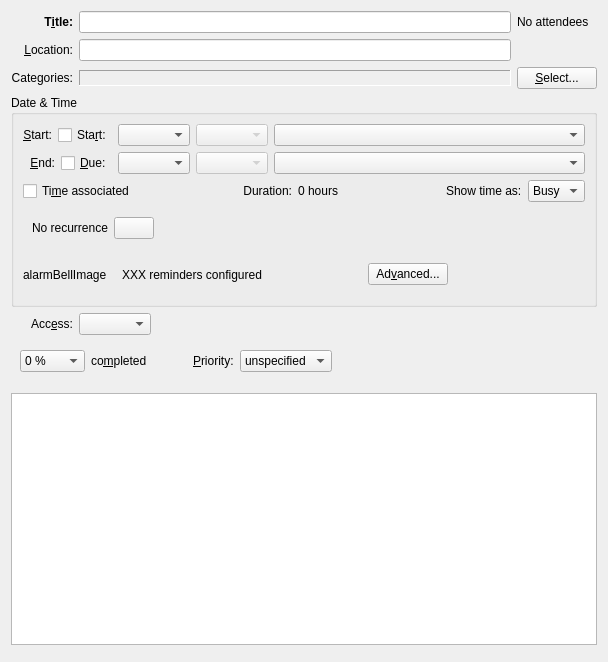
<?xml version="1.0" encoding="UTF-8"?>
<ui version="4.0">
 <class>IncidenceGeneral</class>
 <widget class="QWidget" name="IncidenceGeneral">
  <property name="enabled">
   <bool>true</bool>
  </property>
  <property name="geometry">
   <rect>
    <x>0</x>
    <y>0</y>
    <width>608</width>
    <height>662</height>
   </rect>
  </property>
  <property name="windowTitle">
   <string>Form</string>
  </property>
  <layout class="QGridLayout" name="gridLayout_3">
   <item row="0" column="0">
    <widget class="QLabel" name="label">
     <property name="sizePolicy">
      <sizepolicy hsizetype="Minimum" vsizetype="Preferred">
       <horstretch>0</horstretch>
       <verstretch>0</verstretch>
      </sizepolicy>
     </property>
     <property name="font">
      <font>
       <weight>75</weight>
       <bold>true</bold>
      </font>
     </property>
     <property name="toolTip">
      <string extracomment="@info:tooltip">Set the title</string>
     </property>
     <property name="whatsThis">
      <string extracomment="@info:whatsthis">Sets the Title of this event or to-do.</string>
     </property>
     <property name="text">
      <string extracomment="@label">T&amp;itle:</string>
     </property>
     <property name="alignment">
      <set>Qt::AlignRight|Qt::AlignTrailing|Qt::AlignVCenter</set>
     </property>
     <property name="buddy">
      <cstring>klineedit</cstring>
     </property>
    </widget>
   </item>
   <item row="0" column="1">
    <widget class="KLineEdit" name="klineedit">
     <property name="sizePolicy">
      <sizepolicy hsizetype="MinimumExpanding" vsizetype="Fixed">
       <horstretch>0</horstretch>
       <verstretch>0</verstretch>
      </sizepolicy>
     </property>
     <property name="toolTip">
      <string extracomment="@info:tooltip">Set the title</string>
     </property>
     <property name="whatsThis">
      <string extracomment="@info:whatsthis">Sets the Title of this event or to-do.</string>
     </property>
    </widget>
   </item>
   <item row="0" column="2">
    <widget class="QLabel" name="mAttendeeSummaryLabel">
     <property name="text">
      <string>No attendees</string>
     </property>
    </widget>
   </item>
   <item row="1" column="0">
    <widget class="QLabel" name="label_2">
     <property name="sizePolicy">
      <sizepolicy hsizetype="Minimum" vsizetype="Preferred">
       <horstretch>0</horstretch>
       <verstretch>0</verstretch>
      </sizepolicy>
     </property>
     <property name="text">
      <string extracomment="@label">&amp;Location:</string>
     </property>
     <property name="alignment">
      <set>Qt::AlignRight|Qt::AlignTrailing|Qt::AlignVCenter</set>
     </property>
     <property name="buddy">
      <cstring>mLocationEdit</cstring>
     </property>
    </widget>
   </item>
   <item row="1" column="1">
    <widget class="KLineEdit" name="mLocationEdit">
     <property name="sizePolicy">
      <sizepolicy hsizetype="MinimumExpanding" vsizetype="Fixed">
       <horstretch>0</horstretch>
       <verstretch>0</verstretch>
      </sizepolicy>
     </property>
     <property name="toolTip">
      <string extracomment="@info:tooltip">Set the location</string>
     </property>
     <property name="whatsThis">
      <string extracomment="@info:whatsthis">Sets where the event or to-do will take place.</string>
     </property>
    </widget>
   </item>
   <item row="2" column="0">
    <widget class="QLabel" name="label_5">
     <property name="sizePolicy">
      <sizepolicy hsizetype="Minimum" vsizetype="Preferred">
       <horstretch>0</horstretch>
       <verstretch>0</verstretch>
      </sizepolicy>
     </property>
     <property name="text">
      <string extracomment="@label">Categories:</string>
     </property>
     <property name="alignment">
      <set>Qt::AlignRight|Qt::AlignTrailing|Qt::AlignVCenter</set>
     </property>
     <property name="buddy">
      <cstring>pushButton</cstring>
     </property>
    </widget>
   </item>
   <item row="2" column="1">
    <widget class="KSqueezedTextLabel" name="mCategoriesLabel">
     <property name="sizePolicy">
      <sizepolicy hsizetype="Expanding" vsizetype="Fixed">
       <horstretch>0</horstretch>
       <verstretch>0</verstretch>
      </sizepolicy>
     </property>
     <property name="toolTip">
      <string extracomment="@info:tooltip">Set the categories</string>
     </property>
     <property name="whatsThis">
      <string comment="@info:whatsthis">Allows you to select the categories that this event or to-do belongs to.</string>
     </property>
     <property name="frameShape">
      <enum>QFrame::Panel</enum>
     </property>
     <property name="frameShadow">
      <enum>QFrame::Sunken</enum>
     </property>
     <property name="buddy">
      <cstring>pushButton</cstring>
     </property>
    </widget>
   </item>
   <item row="2" column="2">
    <widget class="QPushButton" name="pushButton">
     <property name="text">
      <string>&amp;Select...</string>
     </property>
    </widget>
   </item>
   <item row="3" column="0" colspan="3">
    <widget class="QGroupBox" name="groupBox">
     <property name="sizePolicy">
      <sizepolicy hsizetype="Preferred" vsizetype="Fixed">
       <horstretch>0</horstretch>
       <verstretch>0</verstretch>
      </sizepolicy>
     </property>
     <property name="toolTip">
      <string extracomment="@info:whatsthis">Sets options related to the date and time of the event or to-do.</string>
     </property>
     <property name="title">
      <string>Date &amp;&amp; Time</string>
     </property>
     <layout class="QGridLayout" name="gridLayout">
      <item row="0" column="0">
       <layout class="QHBoxLayout" name="horizontalLayout_6">
        <item>
         <widget class="QLabel" name="mStartLabel">
          <property name="sizePolicy">
           <sizepolicy hsizetype="Minimum" vsizetype="Preferred">
            <horstretch>0</horstretch>
            <verstretch>0</verstretch>
           </sizepolicy>
          </property>
          <property name="text">
           <string>&amp;Start:</string>
          </property>
          <property name="alignment">
           <set>Qt::AlignRight|Qt::AlignTrailing|Qt::AlignVCenter</set>
          </property>
          <property name="buddy">
           <cstring>mStartDateEdit</cstring>
          </property>
         </widget>
        </item>
        <item>
         <widget class="QCheckBox" name="mStartCheck">
          <property name="whatsThis">
           <string>Sets the start date for this to-do</string>
          </property>
          <property name="text">
           <string extracomment="@option:check to-do start datetime">Sta&amp;rt:</string>
          </property>
         </widget>
        </item>
       </layout>
      </item>
      <item row="0" column="1">
       <widget class="KPIM::KDateEdit" name="mStartDateEdit">
        <property name="sizePolicy">
         <sizepolicy hsizetype="Minimum" vsizetype="Fixed">
          <horstretch>0</horstretch>
          <verstretch>0</verstretch>
         </sizepolicy>
        </property>
        <property name="toolTip">
         <string extracomment="@info:tooltip">Set the start date</string>
        </property>
        <property name="whatsThis">
         <string extracomment="@info:whatsthis">Sets the start date for this to-do</string>
        </property>
       </widget>
      </item>
      <item row="0" column="2">
       <widget class="KPIM::KTimeEdit" name="mStartTimeEdit">
        <property name="enabled">
         <bool>false</bool>
        </property>
        <property name="whatsThis">
         <string>Sets the start time for this to-do.</string>
        </property>
       </widget>
      </item>
      <item row="0" column="3">
       <widget class="KPIM::KTimeZoneComboBox" name="mTimeZoneComboStart">
        <property name="sizePolicy">
         <sizepolicy hsizetype="MinimumExpanding" vsizetype="Fixed">
          <horstretch>0</horstretch>
          <verstretch>0</verstretch>
         </sizepolicy>
        </property>
        <property name="whatsThis">
         <string extracomment="@info:whatsthis">Select the timezone for this event. It will also affect recurrences</string>
        </property>
       </widget>
      </item>
      <item row="1" column="0">
       <layout class="QHBoxLayout" name="horizontalLayout_7">
        <item>
         <widget class="QLabel" name="mEndLabel">
          <property name="sizePolicy">
           <sizepolicy hsizetype="Minimum" vsizetype="Preferred">
            <horstretch>0</horstretch>
            <verstretch>0</verstretch>
           </sizepolicy>
          </property>
          <property name="text">
           <string>&amp;End:</string>
          </property>
          <property name="alignment">
           <set>Qt::AlignRight|Qt::AlignTrailing|Qt::AlignVCenter</set>
          </property>
          <property name="buddy">
           <cstring>mEndDateEdit</cstring>
          </property>
         </widget>
        </item>
        <item>
         <widget class="QCheckBox" name="mDueCheck">
          <property name="whatsThis">
           <string>Sets the due date for this to-do.</string>
          </property>
          <property name="text">
           <string extracomment="to-do due datetime">&amp;Due:</string>
          </property>
         </widget>
        </item>
       </layout>
      </item>
      <item row="1" column="1">
       <widget class="KPIM::KDateEdit" name="mEndDateEdit">
        <property name="sizePolicy">
         <sizepolicy hsizetype="Minimum" vsizetype="Fixed">
          <horstretch>0</horstretch>
          <verstretch>0</verstretch>
         </sizepolicy>
        </property>
        <property name="whatsThis">
         <string>Sets the due date for this to-do.</string>
        </property>
       </widget>
      </item>
      <item row="1" column="2">
       <widget class="KPIM::KTimeEdit" name="mEndTimeEdit">
        <property name="enabled">
         <bool>false</bool>
        </property>
        <property name="whatsThis">
         <string>Sets the due time for this to-do.</string>
        </property>
       </widget>
      </item>
      <item row="1" column="3">
       <widget class="KPIM::KTimeZoneComboBox" name="mTimeZoneComboEnd">
        <property name="sizePolicy">
         <sizepolicy hsizetype="MinimumExpanding" vsizetype="Fixed">
          <horstretch>0</horstretch>
          <verstretch>0</verstretch>
         </sizepolicy>
        </property>
        <property name="whatsThis">
         <string extracomment="@info:whatsthis">Select the timezone for this event. It will also affect recurrences</string>
        </property>
       </widget>
      </item>
      <item row="2" column="0" colspan="4">
       <layout class="QHBoxLayout" name="horizontalLayout_3">
        <item>
         <widget class="QCheckBox" name="mHasTimeCheckbox">
          <property name="whatsThis">
           <string>Set if this to-do's start and due dates have times associated with them.</string>
          </property>
          <property name="text">
           <string>Ti&amp;me associated</string>
          </property>
         </widget>
        </item>
        <item>
         <spacer name="horizontalSpacer_2">
          <property name="orientation">
           <enum>Qt::Horizontal</enum>
          </property>
          <property name="sizeHint" stdset="0">
           <size>
            <width>40</width>
            <height>20</height>
           </size>
          </property>
         </spacer>
        </item>
        <item>
         <widget class="QLabel" name="label_7">
          <property name="text">
           <string>Duration:</string>
          </property>
          <property name="alignment">
           <set>Qt::AlignRight|Qt::AlignTrailing|Qt::AlignVCenter</set>
          </property>
         </widget>
        </item>
        <item>
         <widget class="QLabel" name="mDurationLabel">
          <property name="text">
           <string>0 hours</string>
          </property>
         </widget>
        </item>
        <item>
         <spacer name="horizontalSpacer_3">
          <property name="orientation">
           <enum>Qt::Horizontal</enum>
          </property>
          <property name="sizeHint" stdset="0">
           <size>
            <width>40</width>
            <height>20</height>
           </size>
          </property>
         </spacer>
        </item>
        <item>
         <widget class="QLabel" name="label_9">
          <property name="text">
           <string>Show time as:</string>
          </property>
         </widget>
        </item>
        <item>
         <widget class="QComboBox" name="comboBox_2">
          <property name="toolTip">
           <string extracomment="@info:tooltip">Set this event as Busy or Free time</string>
          </property>
          <item>
           <property name="text">
            <string extracomment="@item:inlistbox show event as busy time">Busy</string>
           </property>
          </item>
          <item>
           <property name="text">
            <string extracomment="@item:inlistbox show event as free time">Free</string>
           </property>
          </item>
         </widget>
        </item>
       </layout>
      </item>
      <item row="3" column="0" colspan="4">
       <widget class="QWidget" name="mRecurrenceSpecifics" native="true">
        <layout class="QHBoxLayout" name="horizontalLayout">
         <item>
          <widget class="QLabel" name="mRecurrenceLabel">
           <property name="text">
            <string>No recurrence</string>
           </property>
          </widget>
         </item>
         <item>
          <widget class="QPushButton" name="mRecurrenceEditButton">
           <property name="text">
            <string/>
           </property>
          </widget>
         </item>
         <item>
          <spacer name="horizontalSpacer_4">
           <property name="orientation">
            <enum>Qt::Horizontal</enum>
           </property>
           <property name="sizeHint" stdset="0">
            <size>
             <width>40</width>
             <height>20</height>
            </size>
           </property>
          </spacer>
         </item>
        </layout>
       </widget>
      </item>
      <item row="4" column="0" colspan="4">
       <layout class="QHBoxLayout" name="horizontalLayout_4">
        <item>
         <widget class="QLabel" name="mAlarmBell">
          <property name="sizePolicy">
           <sizepolicy hsizetype="Minimum" vsizetype="Minimum">
            <horstretch>0</horstretch>
            <verstretch>0</verstretch>
           </sizepolicy>
          </property>
          <property name="text">
           <string>alarmBellImage</string>
          </property>
         </widget>
        </item>
        <item>
         <widget class="QStackedWidget" name="mAlarmStack">
          <property name="currentIndex">
           <number>1</number>
          </property>
          <widget class="QWidget" name="page">
           <layout class="QHBoxLayout" name="horizontalLayout_5">
            <item>
             <widget class="QCheckBox" name="mAlarmButton">
              <property name="sizePolicy">
               <sizepolicy hsizetype="Minimum" vsizetype="Fixed">
                <horstretch>0</horstretch>
                <verstretch>0</verstretch>
               </sizepolicy>
              </property>
              <property name="toolTip">
               <string extracomment="@info:tooltip">Set a reminder</string>
              </property>
              <property name="whatsThis">
               <string extracomment="@info:whatsthis">Activates a reminder for this event or to-do.</string>
              </property>
              <property name="text">
               <string extracomment="@option:check">&amp;Reminder</string>
              </property>
             </widget>
            </item>
            <item>
             <widget class="QSpinBox" name="mAlarmTimeEdit">
              <property name="enabled">
               <bool>false</bool>
              </property>
              <property name="sizePolicy">
               <sizepolicy hsizetype="Minimum" vsizetype="Fixed">
                <horstretch>0</horstretch>
                <verstretch>0</verstretch>
               </sizepolicy>
              </property>
              <property name="toolTip">
               <string extracomment="@info:tooltip">Set an alarm</string>
              </property>
              <property name="whatsThis">
               <string extracomment="@info:whatsthis">Sets how long before the event occurs the reminder will be triggered.</string>
              </property>
              <property name="minimum">
               <number>1</number>
              </property>
              <property name="maximum">
               <number>99999</number>
              </property>
              <property name="value">
               <number>1</number>
              </property>
             </widget>
            </item>
            <item>
             <widget class="QComboBox" name="mAlarmIncrCombo">
              <property name="enabled">
               <bool>false</bool>
              </property>
              <property name="sizePolicy">
               <sizepolicy hsizetype="Minimum" vsizetype="Fixed">
                <horstretch>0</horstretch>
                <verstretch>0</verstretch>
               </sizepolicy>
              </property>
              <property name="toolTip">
               <string extracomment="@info:tooltip">Set an alarm</string>
              </property>
              <property name="whatsThis">
               <string extracomment="@info:whatsthis">Sets how long before the event occurs the reminder will be triggered.</string>
              </property>
              <property name="sizeAdjustPolicy">
               <enum>QComboBox::AdjustToContents</enum>
              </property>
              <item>
               <property name="text">
                <string extracomment="@item:inlistbox alarm expressed in minutes">minute(s)</string>
               </property>
              </item>
              <item>
               <property name="text">
                <string extracomment="@item:inlistbox alarm expressed in hours">hour(s)</string>
               </property>
              </item>
              <item>
               <property name="text">
                <string extracomment="@item:inlistbox alarm expressed in days">day(s)</string>
               </property>
              </item>
             </widget>
            </item>
           </layout>
          </widget>
          <widget class="QWidget" name="page_2">
           <layout class="QGridLayout" name="gridLayout_2">
            <item row="0" column="0">
             <widget class="QLabel" name="label_10">
              <property name="sizePolicy">
               <sizepolicy hsizetype="Minimum" vsizetype="Preferred">
                <horstretch>0</horstretch>
                <verstretch>0</verstretch>
               </sizepolicy>
              </property>
              <property name="text">
               <string>XXX reminders configured</string>
              </property>
             </widget>
            </item>
           </layout>
          </widget>
         </widget>
        </item>
        <item>
         <widget class="QPushButton" name="mAlarmEditButton">
          <property name="sizePolicy">
           <sizepolicy hsizetype="Minimum" vsizetype="Fixed">
            <horstretch>0</horstretch>
            <verstretch>0</verstretch>
           </sizepolicy>
          </property>
          <property name="toolTip">
           <string extracomment="@info:tooltip">Set an advanced alarm</string>
          </property>
          <property name="whatsThis">
           <string extracomment="@info:whatsthis">Push this button to create an advanced alarm for this event or to-do</string>
          </property>
          <property name="text">
           <string extracomment="@action:button advanced alarm settings">Ad&amp;vanced...</string>
          </property>
         </widget>
        </item>
        <item>
         <spacer name="horizontalSpacer_5">
          <property name="orientation">
           <enum>Qt::Horizontal</enum>
          </property>
          <property name="sizeHint" stdset="0">
           <size>
            <width>40</width>
            <height>20</height>
           </size>
          </property>
         </spacer>
        </item>
       </layout>
      </item>
     </layout>
    </widget>
   </item>
   <item row="4" column="0">
    <widget class="QLabel" name="label_3">
     <property name="sizePolicy">
      <sizepolicy hsizetype="Minimum" vsizetype="Preferred">
       <horstretch>0</horstretch>
       <verstretch>0</verstretch>
      </sizepolicy>
     </property>
     <property name="toolTip">
      <string extracomment="@info:tooltip">Set the secrecy level</string>
     </property>
     <property name="whatsThis">
      <string extracomment="@info:whatsthis">Sets whether the access to this event or to-do is restricted. Please note that KOrganizer currently does not use this setting, so the implementation of the restrictions will depend on the groupware server. This means that events or to-dos marked as private or confidential may be visible to others.</string>
     </property>
     <property name="text">
      <string extracomment="@label">Acc&amp;ess:</string>
     </property>
     <property name="alignment">
      <set>Qt::AlignRight|Qt::AlignTrailing|Qt::AlignVCenter</set>
     </property>
     <property name="buddy">
      <cstring>mSecrecyCombo</cstring>
     </property>
    </widget>
   </item>
   <item row="4" column="1" colspan="2">
    <layout class="QHBoxLayout" name="horizontalLayout_2">
     <item>
      <widget class="KComboBox" name="mSecrecyCombo">
       <property name="sizePolicy">
        <sizepolicy hsizetype="Minimum" vsizetype="Fixed">
         <horstretch>0</horstretch>
         <verstretch>0</verstretch>
        </sizepolicy>
       </property>
       <property name="toolTip">
        <string extracomment="@info:tooltip">Set the secrecy level</string>
       </property>
       <property name="whatsThis">
        <string extracomment="@info:whatsthis">Sets whether the access to this event or to-do is restricted. Please note that KOrganizer currently does not use this setting, so the implementation of the restrictions will depend on the groupware server. This means that events or to-dos marked as private or confidential may be visible to others.</string>
       </property>
       <property name="sizeAdjustPolicy">
        <enum>QComboBox::AdjustToContents</enum>
       </property>
      </widget>
     </item>
     <item>
      <spacer name="horizontalSpacer_7">
       <property name="orientation">
        <enum>Qt::Horizontal</enum>
       </property>
       <property name="sizeHint" stdset="0">
        <size>
         <width>40</width>
         <height>20</height>
        </size>
       </property>
      </spacer>
     </item>
    </layout>
   </item>
   <item row="5" column="0" colspan="3">
    <widget class="QWidget" name="mTodoSpecifics" native="true">
     <layout class="QGridLayout" name="gridLayout_4">
      <item row="0" column="1">
       <widget class="QLabel" name="mCompletedLabel">
        <property name="text">
         <string extracomment="percent completed">co&amp;mpleted</string>
        </property>
        <property name="buddy">
         <cstring>mCompletedCombo</cstring>
        </property>
       </widget>
      </item>
      <item row="0" column="0">
       <widget class="QComboBox" name="mCompletedCombo">
        <property name="toolTip">
         <string/>
        </property>
        <property name="whatsThis">
         <string extracomment="@info:whatsthis">Sets the current completion status of this to-do as a percentage.</string>
        </property>
        <property name="sizeAdjustPolicy">
         <enum>QComboBox::AdjustToContents</enum>
        </property>
        <item>
         <property name="text">
          <string extracomment="@item:inlistbox Percent complete">0 %</string>
         </property>
        </item>
        <item>
         <property name="text">
          <string extracomment="@item:inlistbox Percent complete">10 %</string>
         </property>
        </item>
        <item>
         <property name="text">
          <string extracomment="@item:inlistbox Percent complete">20 %</string>
         </property>
        </item>
        <item>
         <property name="text">
          <string extracomment="@item:inlistbox Percent complete">30 %</string>
         </property>
        </item>
        <item>
         <property name="text">
          <string extracomment="@item:inlistbox Percent complete">40 %</string>
         </property>
        </item>
        <item>
         <property name="text">
          <string extracomment="@item:inlistbox Percent complete">50 %</string>
         </property>
        </item>
        <item>
         <property name="text">
          <string extracomment="@item:inlistbox Percent complete">60 %</string>
         </property>
        </item>
        <item>
         <property name="text">
          <string extracomment="@item:inlistbox Percent complete">70 %</string>
         </property>
        </item>
        <item>
         <property name="text">
          <string extracomment="@item:inlistbox Percent complete">80 %</string>
         </property>
        </item>
        <item>
         <property name="text">
          <string extracomment="@item:inlistbox Percent complete">90 %</string>
         </property>
        </item>
        <item>
         <property name="text">
          <string extracomment="@item:inlistbox Percent complete">100 %</string>
         </property>
        </item>
       </widget>
      </item>
      <item row="0" column="2">
       <spacer name="horizontalSpacer">
        <property name="orientation">
         <enum>Qt::Horizontal</enum>
        </property>
        <property name="sizeType">
         <enum>QSizePolicy::Minimum</enum>
        </property>
        <property name="sizeHint" stdset="0">
         <size>
          <width>40</width>
          <height>20</height>
         </size>
        </property>
       </spacer>
      </item>
      <item row="0" column="3">
       <widget class="QLabel" name="label_12">
        <property name="whatsThis">
         <string extracomment="@label">Sets the priority of this to-do on a scale from one to nine, with one being the highest priority, five being a medium priority, and nine being the lowest. In programs that have a different scale, the numbers will be adjusted to match the appropriate scale.</string>
        </property>
        <property name="text">
         <string>&amp;Priority:</string>
        </property>
        <property name="buddy">
         <cstring>comboBox_3</cstring>
        </property>
       </widget>
      </item>
      <item row="0" column="4">
       <widget class="QComboBox" name="comboBox_3">
        <property name="whatsThis">
         <string extracomment="@info:whatsthis">Sets the priority of this to-do on a scale from one to nine, with one being the highest priority, five being a medium priority, and nine being the lowest. In programs that have a different scale, the numbers will be adjusted to match the appropriate scale.</string>
        </property>
        <property name="sizeAdjustPolicy">
         <enum>QComboBox::AdjustToContents</enum>
        </property>
        <item>
         <property name="text">
          <string extracomment="unspecified priority">unspecified</string>
         </property>
        </item>
        <item>
         <property name="text">
          <string extracomment="highest priority">1 (highest)</string>
         </property>
        </item>
        <item>
         <property name="text">
          <string>2</string>
         </property>
        </item>
        <item>
         <property name="text">
          <string>3</string>
         </property>
        </item>
        <item>
         <property name="text">
          <string>4</string>
         </property>
        </item>
        <item>
         <property name="text">
          <string extracomment="medium priority">5 (medium)</string>
         </property>
        </item>
        <item>
         <property name="text">
          <string>6</string>
         </property>
        </item>
        <item>
         <property name="text">
          <string>7</string>
         </property>
        </item>
        <item>
         <property name="text">
          <string>8</string>
         </property>
        </item>
        <item>
         <property name="text">
          <string extracomment="lowest priority">9 (lowest)</string>
         </property>
        </item>
       </widget>
      </item>
      <item row="0" column="5">
       <spacer name="horizontalSpacer_6">
        <property name="orientation">
         <enum>Qt::Horizontal</enum>
        </property>
        <property name="sizeHint" stdset="0">
         <size>
          <width>40</width>
          <height>20</height>
         </size>
        </property>
       </spacer>
      </item>
     </layout>
    </widget>
   </item>
   <item row="6" column="0" colspan="3">
    <widget class="QWidget" name="mEditToolBarPlaceHolder" native="true"/>
   </item>
   <item row="7" column="0" colspan="3">
    <widget class="KRichTextWidget" name="mDescriptionEdit">
     <property name="toolTip">
      <string extracomment="@info:tooltip">Set the description in plain text or rich text.</string>
     </property>
     <property name="whatsThis">
      <string extracomment="@info:whatsthis">Sets the description for this event, to-do or journal. This will be displayed in a reminder if one is set, as well as in a tooltip when you hover over the event.</string>
     </property>
     <property name="tabChangesFocus">
      <bool>true</bool>
     </property>
    </widget>
   </item>
   <item row="8" column="0" colspan="3">
    <widget class="QWidget" name="mAttachmentPlaceHolder" native="true"/>
   </item>
  </layout>
 </widget>
 <customwidgets>
  <customwidget>
   <class>KPIM::KTimeZoneComboBox</class>
   <extends>KComboBox</extends>
   <header>libkdepim/ktimezonecombobox.h</header>
  </customwidget>
  <customwidget>
   <class>KPIM::KTimeEdit</class>
   <extends>QComboBox</extends>
   <header>libkdepim/ktimeedit.h</header>
  </customwidget>
  <customwidget>
   <class>KPIM::KDateEdit</class>
   <extends>QComboBox</extends>
   <header>libkdepim/kdateedit.h</header>
  </customwidget>
  <customwidget>
   <class>KRichTextEdit</class>
   <extends>KTextEdit</extends>
   <header>krichtextedit.h</header>
  </customwidget>
  <customwidget>
   <class>KSqueezedTextLabel</class>
   <extends>QLabel</extends>
   <header>ksqueezedtextlabel.h</header>
  </customwidget>
  <customwidget>
   <class>KLineEdit</class>
   <extends>QLineEdit</extends>
   <header>klineedit.h</header>
  </customwidget>
  <customwidget>
   <class>KComboBox</class>
   <extends>QComboBox</extends>
   <header>kcombobox.h</header>
  </customwidget>
  <customwidget>
   <class>KTextEdit</class>
   <extends>QTextEdit</extends>
   <header>ktextedit.h</header>
  </customwidget>
  <customwidget>
   <class>KRichTextWidget</class>
   <extends>KRichTextEdit</extends>
   <header>krichtextwidget.h</header>
  </customwidget>
 </customwidgets>
 <resources/>
 <connections>
  <connection>
   <sender>mAlarmButton</sender>
   <signal>toggled(bool)</signal>
   <receiver>mAlarmTimeEdit</receiver>
   <slot>setEnabled(bool)</slot>
   <hints>
    <hint type="sourcelabel">
     <x>159</x>
     <y>328</y>
    </hint>
    <hint type="destinationlabel">
     <x>234</x>
     <y>335</y>
    </hint>
   </hints>
  </connection>
  <connection>
   <sender>mAlarmButton</sender>
   <signal>toggled(bool)</signal>
   <receiver>mAlarmIncrCombo</receiver>
   <slot>setEnabled(bool)</slot>
   <hints>
    <hint type="sourcelabel">
     <x>189</x>
     <y>325</y>
    </hint>
    <hint type="destinationlabel">
     <x>322</x>
     <y>334</y>
    </hint>
   </hints>
  </connection>
 </connections>
</ui>
